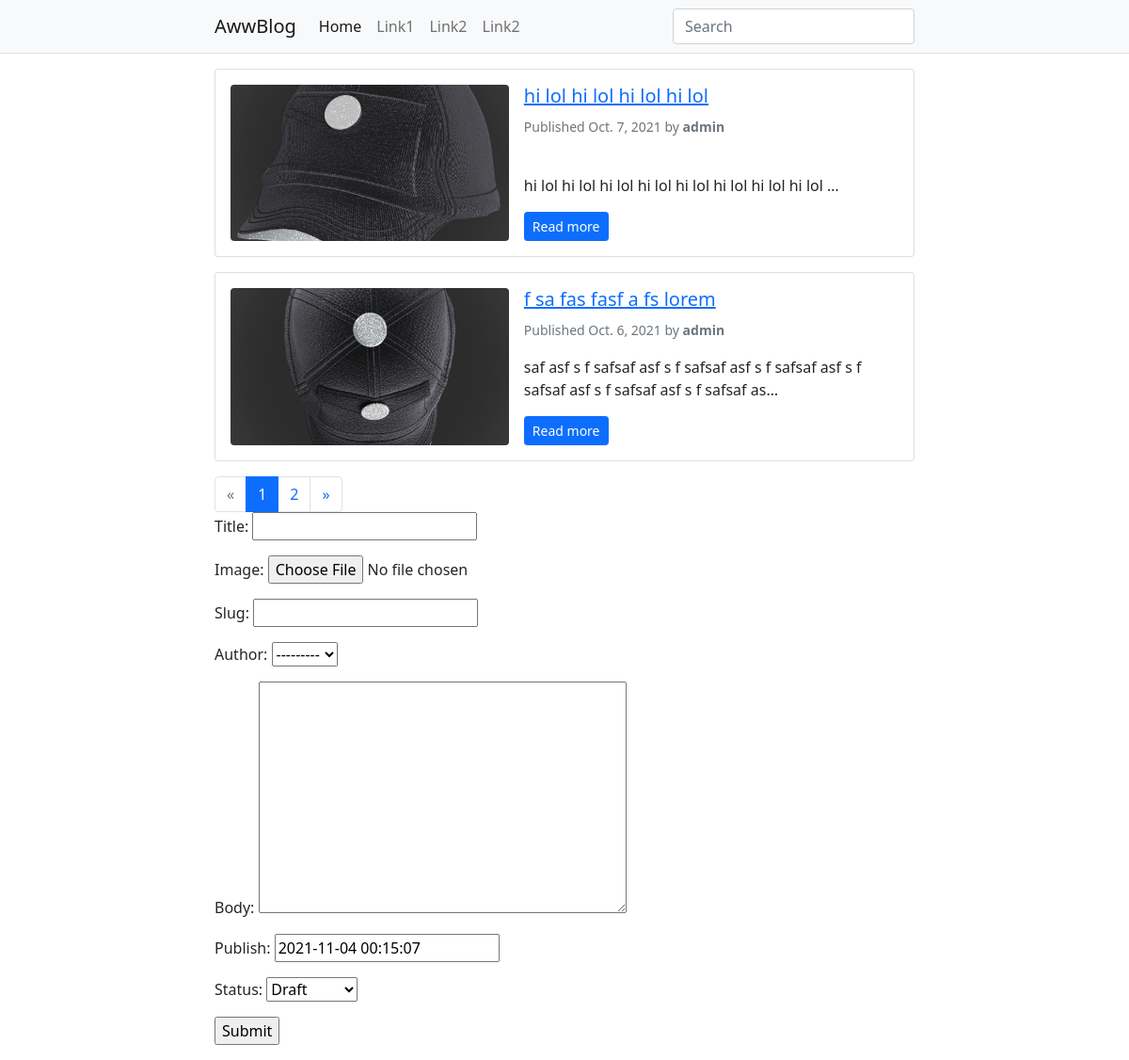
The page / on the database its author committed.
### blog/models.py (models this page shows, shortened)
class Post(models.Model):
    STATUS_CHOICE = (
        ('draft', 'Draft'),
        ('published', 'Published'),
    )
    title = models.CharField(max_length=250)
    image = models.ImageField(upload_to='featured_image/%Y/%m/%d/')
    slug = AutoSlugField(populate_from='title', unique = True)
    author = models.ForeignKey(User, on_delete=models.CASCADE, related_name='blog_posts')
    body = RichTextUploadingField()
    publish = models.DateTimeField(default=timezone.now)
    created = models.DateTimeField(auto_now_add=True)
    updated = models.DateTimeField(auto_now=True)
    status = models.CharField(max_length=10, choices=STATUS_CHOICE, default='draft')
    tags = TaggableManager()
    class Meta:
        ordering = ('-publish',)
    objects = models.Manager()#default manager
    published = PublishedManager()#Cutom Manager
    def get_absolute_url(self):
        return reverse('blog:post_detail', args=[self.slug])

### blog/views.py (the view)
# urls.py: path('', views.post_list, name='post_list'),
def post_list(request, tag_slug=None):
    context = {}
    posts = Post.published.all()#using custom manager
    paginator = Paginator(posts, 2)
    page = request.GET.get('page')
    tag = None
    if tag_slug:
        tag = get_object_or_404(Tag, slug=tag_slug)
        posts=posts.filter(tags__in=[tag])
    query = request.GET.get("q")
    if query:
        posts=Post.published.filter(Q(title__icontains=query) | Q(tags__name__icontains=query)).distinct()
    try:
        posts = paginator.page(page)
    except PageNotAnInteger :
        posts = paginator.page(1)
    except EmptyPage:
        posts = paginator.page(paginator.num_pages)
    blog_post = BlogForm(request.POST or None)
    if blog_post.is_valid():
        blog_post.save()
        return redirect('/')
    else:
        blog_post = BlogForm()
    context['blog_post']= blog_post
    context['posts'] = posts
    context['pages'] = page
    return render(request, 'post_list.html', context)

### blog/forms.py
class BlogForm(forms.ModelForm):
    class Meta:
        model = Post
        fields = '__all__'

### blog/models.py (called while the page is built)
    def get_queryset(self):
        return super(PublishedManager, self).get_queryset().filter(status='published')

### templates/post_list.html (shortened to what this page needs)
{% extends 'base.html' %}
{% block content %}
    {% for post in posts %}
    <div class="card mb-3">
        <div class="card-body">
            <div class="row g-0">
                <div class="col-md-5">
                    <div class="ratio ratio-16x9">
<img src="{{ post.image.url }}" class="rounded featured-image-list" alt="{{post.title}}">
                    </div>
                </div>
                <div class="col-md-7 ps-md-3 pt-3 pt-md-0 d-flex flex-column">
                        <h2 class="card-title h5">
                                <a href="{{ post.get_absolute_url }}">
                                {{ post.title }}
                                </a>
                        </h2>
                        <div class="text-muted">
                            <small>
                                Published {{ post.publish.date }} by <strong>{{ post.author }}</strong>
                            </small>
                        </div>
                        <p class="card-text mb-auto py-2">{{ post.body|safe|truncatechars:100 }}</p>
                        <div>
                            <a href="{{ post.get_absolute_url }}" class="btn btn-primary btn-sm">Read more</a>
                        </div>
                </div>
            </div>
        </div>
    </div>
    {% endfor %}
    {% include "pagination.html" with page=posts %}
    <form method="POST" enctype="multipart/form-data">
        {{ blog_post.as_p }}
        <input type="submit" value="Submit">
    </form>
{% endblock content %}

### templates/base.html (shortened to what this page needs)
{% load static %}
<!DOCTYPE html>
<html lang="en">
<head>
    <link href="https://cdn.jsdelivr.net/npm/bootstrap@5.0.0-beta3/dist/css/bootstrap.min.css" rel="stylesheet">
    <link href="{% static 'css/style.css' %}" rel="stylesheet">
     <link rel="stylesheet" href="//cdnjs.cloudflare.com/ajax/libs/highlight.js/10.1.1/styles/monokai-sublime.min.css">
</head>
<body>
  <nav class="navbar navbar-expand-lg navbar-light bg-light border-bottom">
    <div class="container">
      <a class="navbar-brand" href="/">AwwBlog</a>
      <div class="collapse navbar-collapse" id="navbarSupportedContent">
        <ul class="navbar-nav me-auto mb-2 mb-lg-0">
          <li class="nav-item">
            <a class="nav-link active" aria-current="page" href="#">Home</a>
          </li>
          <li class="nav-item">
            <a class="nav-link" href="#">Link1</a>
          </li>
          <li class="nav-item">
            <a class="nav-link" href="#">Link2</a>
          </li>
          <li class="nav-item">
            <a class="nav-link" href="#">Link2</a>
          </li>
        </ul>
        <form class="d-flex" action="/">
          <input class="form-control mr-0" type="search" value="{{request.GET.q}}" name="q" placeholder="Search" aria-label="Search">
</form>
      </div>
    </div>
  </nav>
    <main class="container my-3">
        {% block content %}
        {% endblock content %}
    </main>
</body>
</html>

### templates/pagination.html
{% if page.has_other_pages %}
  <ul class="pagination mt-3 mb-0">
    {% if page.has_previous %}
      <li class="page-item"><a class="page-link" href="?page={{ page.previous_page_number }}{% if request.GET.q %}&q={{ request.GET.q }}{% endif %}">&laquo;</a></li>
    {% else %}
      <li class="disabled page-item"><span class="page-link">&laquo;</span></li>
    {% endif %}
    {% for i in page.paginator.page_range %}
      {% if page.number == i %}
        <li class="active page-item"><span class="page-link">{{ i }}</span></li>
      {% else %}
        <li class="page-item"><a class="page-link" href="?page={{ i }}{% if request.GET.q %}&q={{ request.GET.q }}{% endif %}">{{ i }}</a></li>
      {% endif %}
    {% endfor %}
    {% if page.has_next %}
      <li class="page-item"><a class="page-link" href="?page={{ page.next_page_number }}{% if request.GET.q %}&q={{ request.GET.q }}{% endif %}">&raquo;</a></li>
    {% else %}
      <li class="disabled page-item"><span class="page-link">&raquo;</span></li>
    {% endif %}
  </ul>
{% endif %}

### static/css/style.css (style rules this page uses)
.container { max-width: 768px; width: 100%; }
.featured-image-list { object-fit: cover; }

### rows shown on the page
Post: image (picture), title "hi lol hi lol hi lol hi lol", publish "Oct. 7, 2021", author "admin", body "hi lol hi lol hi lol hi lol hi lol hi lol hi lol hi lol …"
Post: image (picture), title "f sa fas fasf a fs lorem", publish "Oct. 6, 2021", author "admin", body "saf asf s f safsaf asf s f safsaf asf s f safsaf asf s f safsaf asf s f safsaf asf s f safsaf as…"

### other values the page prints
{{ i }} "1"
{{ i }} "2"
